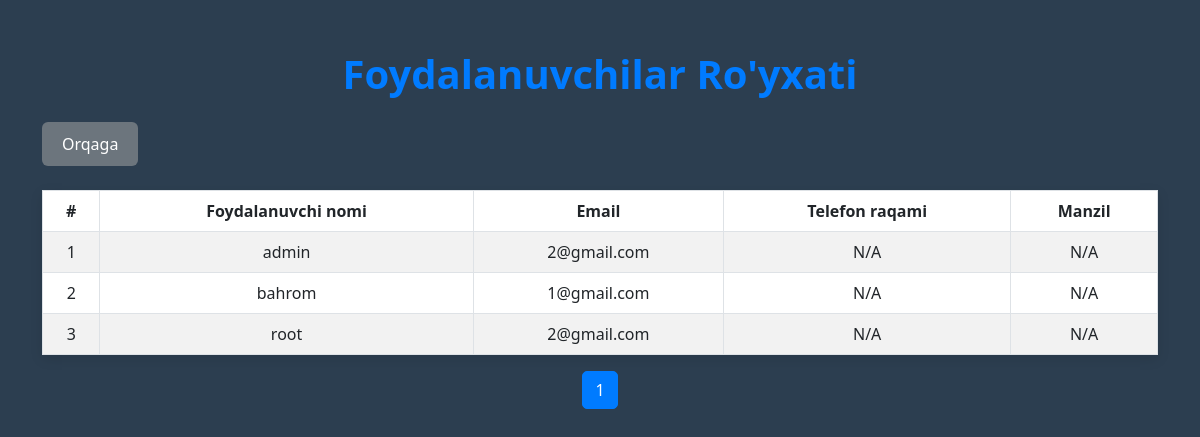
/users/, run on the app's committed database.
### accounts/models.py (models this page shows, shortened)
class CustomUser(AbstractUser):
    phone = models.CharField(max_length=30, blank=True, null=True)
    address = models.CharField(max_length=100, blank=True, null=True)
    bio = models.TextField(blank=True)  # Qo'shimcha maydon
    profile_picture = models.ImageField(upload_to='profile_pics/', blank=True)  # Rasm maydoni
    class Meta:
        ordering = ['username']

### accounts/views.py (the view)
# urls.py: path('users/', UserListView.as_view(), name='userlist'),
class UserListView(ListView):
    template_name = 'userlist.html'
    context_object_name = 'users'
    paginate_by = 10
    model = CustomUser
    ordering = ['username']

### templates/userlist.html (shortened to what this page needs)
<!DOCTYPE html>
<html lang="en">
<head>
    <link href="https://cdn.jsdelivr.net/npm/bootstrap@5.3.0-alpha1/dist/css/bootstrap.min.css" rel="stylesheet">
</head>
<body>
    <div class="container">
        <h1 class="text-center mb-4">Foydalanuvchilar Ro'yxati</h1>
        <div class="text-center-start mt-4">
            <a href="{% url 'home' %}" class="btn btn-secondary">Orqaga</a>
        </div>
        <br>
        <table class="table table-bordered table-striped">
            <thead>
                <tr>
                    <th>#</th>
                    <th>Foydalanuvchi nomi</th>
                    <th>Email</th>
                    <th>Telefon raqami</th>
                    <th>Manzil</th>
                </tr>
            </thead>
            <tbody>
                {% for user in users %}
                    <tr>
                        <td>{{ forloop.counter }}</td>
                        <td>{{ user.username }}</td>
                        <td>{{ user.email }}</td>
                        <td>{{ user.phone_number|default:"N/A" }}</td>
                        <td>{{ user.address|default:"N/A" }}</td>
                    </tr>
                {% endfor %}
            </tbody>
        </table>
        <nav aria-label="Page navigation">
            <ul class="pagination justify-content-center">
                {% for num in page_obj.paginator.page_range %}
                    {% if page_obj.number == num %}
                        <li class="page-item active"><a class="page-link" href="?page={{ num }}">{{ num }}</a></li>
                    {% else %}
                        <li class="page-item"><a class="page-link" href="?page={{ num }}">{{ num }}</a></li>
                    {% endif %}
                {% endfor %}
            </ul>
        </nav>
    </div>
</body>
</html>

### templates/userlist.html (style rules this page uses)
body { background-color: #2c3e50; color: #343a40; }
.container { margin-top: 50px; }
h1 { font-size: 2.5rem; font-weight: bold; color: #007bff; margin-bottom: 30px; }
.table { background-color: #ffffff; box-shadow: 0 4px 12px rgba(0, 0, 0, 0.1); }
th, td { text-align: center; }
.btn-secondary { background-color: #6c757d; border: none; padding: 10px 20px; font-size: 1rem; transition: background-color 0.2s ease; }
.pagination .page-item .page-link { color: #007bff; border: 1px solid #dee2e6; margin: 0 5px; border-radius: 5px; transition: all 0.2s ease; }
.pagination .page-item.active .page-link { background-color: #007bff; border-color: #007bff; color: white; }
.text-center-start { text-align: start; }

### data on the page
CustomUser: username "admin", email "2@gmail.com", phone_number "N/A", address "N/A"
CustomUser: username "bahrom", email "1@gmail.com", phone_number "N/A", address "N/A"
CustomUser: username "root", email "2@gmail.com", phone_number "N/A", address "N/A"

### other printed values
{{ num }} "1"
